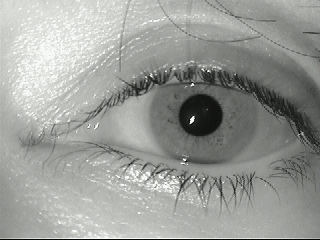
#> input picture Biometrics T5/images/iris/img1.bmp, 320 x 240 px, found by its file name
$ python iris1.py
#> lines starting #> are read from the running program, lines starting #| are printed output that depends on the picture; after the words box and inside, x2 and y2 are one past the last pixel; in counts of white or black regions, pixels touching at a corner belong together

import cv2
import numpy as np


path = "C:\\Users\\Sai bhaskar rao\\Desktop\\Biometrics External\\images\\iris\\img1.bmp"
image_read = cv2.imread(path)
#> image_read is the input picture: shape (240, 320, 3); mean B, G, R 153.3, 156.9, 154.5
output = image_read.copy()
image_test = cv2.imread(path, cv2.IMREAD_GRAYSCALE)
#> image_test: shape (240, 320); min 0, max 248, mean 155.7
image_test = cv2.GaussianBlur(image_test, (7, 7), 1)
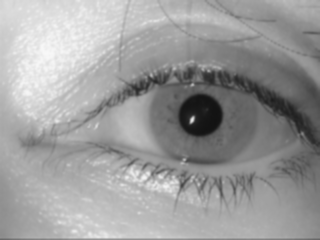
#> image_test: shape (240, 320); min 18, max 248, mean 156
cv2.imshow("imagetest", image_test)
image_test = cv2.Canny(image_test, 80, 100, apertureSize=3)
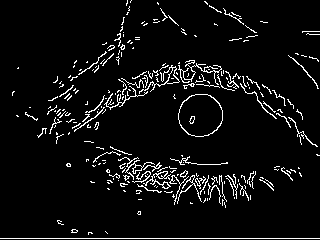
#> image_test: shape (240, 320); 5.7% white in thin lines or dots
cv2.imshow("image_test", image_test)
circles = cv2.HoughCircles(image_test, cv2.HOUGH_GRADIENT,
                           1, 50, param1=50, param2=50, minRadius=0, maxRadius=0)
#> circles = [[200.5, 113.5, 20.7]]
circles = np.round(circles[0, :]).astype("int")
#> circles = [[200, 114, 21]]
for (x, y, r) in circles:
    # draw the circle in the output image, then draw a rectangle
    # corresponding to the center of the circle
    cv2.circle(output, (x, y), r, (0, 255, 0), 2)
    cv2.rectangle(output, (x - 5, y - 5), (x + 5, y + 5), (0, 128, 255), -1)
#> this loop made 1 pass
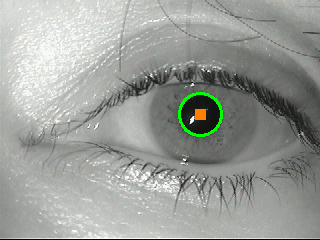
#> output: shape (240, 320, 3); 0.69% of pixels changed, all inside (x1, y1, x2, y2) = (178, 92, 223, 137)
cv2.imshow('detected circles', output)
cv2.waitKey(0)
